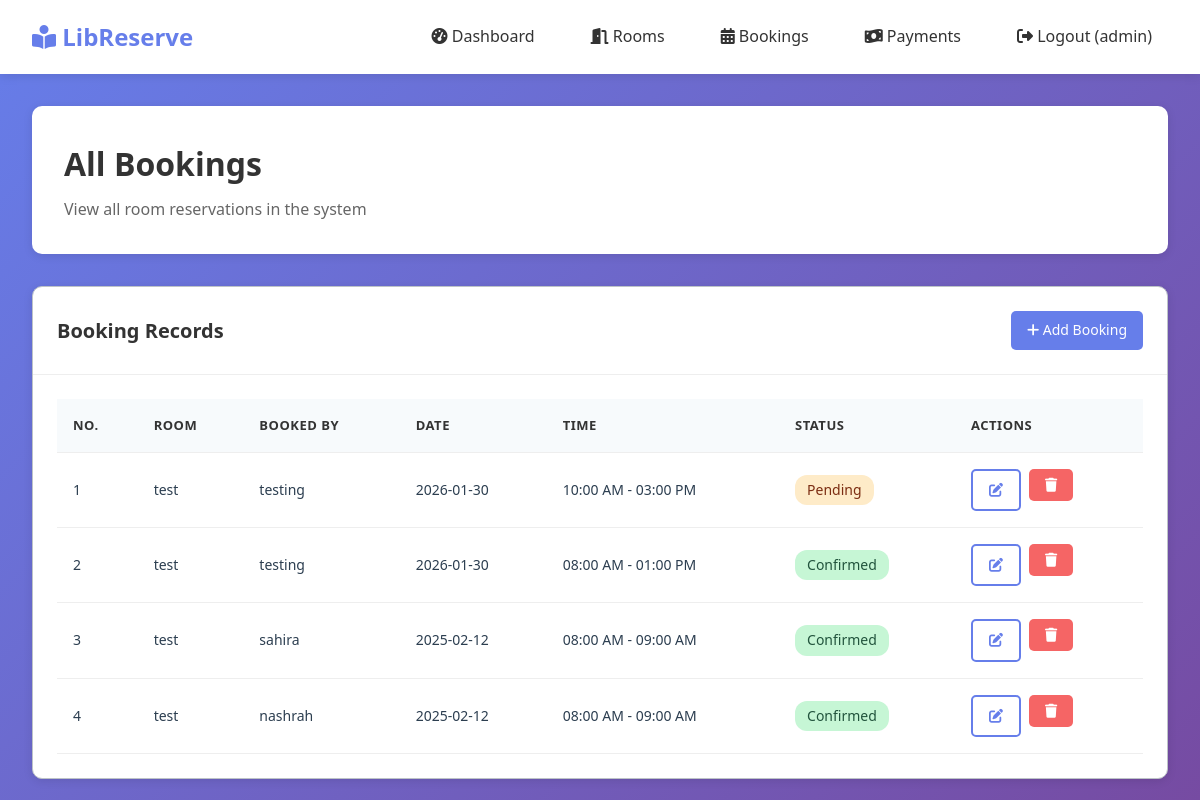
Screenshot of /admin/bookings (signed in) with the database file from the repository.
### tables this page shows
CREATE TABLE reservations(
        id INTEGER PRIMARY KEY AUTOINCREMENT,
        user_id INTEGER,
        room_id INTEGER,
        date TEXT,
        start_time TEXT,
        end_time TEXT,
        num_people INTEGER,
        status TEXT DEFAULT 'Active'

    , created_at TEXT, updated_at TEXT);

CREATE TABLE rooms(
        id INTEGER PRIMARY KEY AUTOINCREMENT,
        room_name TEXT,
        capacity INTEGER
    , price_per_hour REAL DEFAULT 0.0, status TEXT DEFAULT 'available', created_at TEXT, updated_at TEXT);

CREATE TABLE users(
        id INTEGER PRIMARY KEY AUTOINCREMENT,
        name TEXT,
        student_id TEXT,
        faculty TEXT,
        username TEXT UNIQUE,
        password TEXT,
        role TEXT
    , email TEXT, created_at TEXT, updated_at TEXT);

### app.py (the view)
@app.route('/admin/bookings')
def admin_bookings():
    if 'user_id' not in session or session.get('role') not in ['admin', 'librarian']:
        return redirect(url_for('login'))
    conn = connect_db()
    cur = conn.cursor()
    cur.execute("""
        SELECT r.*, u.name, u.student_id, rm.room_name
        FROM reservations r
        JOIN users u ON r.user_id = u.id
        JOIN rooms rm ON r.room_id = rm.id
        ORDER BY r.date DESC, r.start_time DESC
    """)
    bookings = cur.fetchall()
    conn.close()
    return render_template('admin/bookings.html', bookings=bookings)

### app.py (called while the page is built)
def connect_db():
    conn = sqlite3.connect(DB)
    conn.row_factory = sqlite3.Row
    return conn

### templates/admin/bookings.html (shortened to what this page needs)
{% extends 'base.html' %}
{% block content %}
<div class="page-header">
    <h1 class="page-title">All Bookings</h1>
    <p class="page-subtitle">View all room reservations in the system</p>
</div>
<div class="card">
    <div class="card-header">
        <h3 class="card-title">Booking Records</h3>
        <a href="{{ url_for('admin_add_booking') }}" class="btn btn-primary btn-sm">
            <i class="fas fa-plus"></i> Add Booking
        </a>
    </div>
    <div class="card-body">
        {% if bookings %}
        <div class="table-container">
            <table>
                <thead>
                    <tr>
                        <th>No.</th>
                        <th>Room</th>
                        <th>Booked By</th>
                        <th>Date</th>
                        <th>Time</th>
                        <th>Status</th>
                        <th>Actions</th>
                    </tr>
                </thead>
                <tbody>
                    {% for booking in bookings %}
                    <tr>
                        <td>{{ loop.index }}</td>
                        <td>{{ booking.room_name }}</td>
                        <td>{{ booking.name }}</td>
                        <td>{{ booking.date }}</td>
                        <td>{{ booking.start_time }} - {{ booking.end_time }}</td>
                        <td>
                            {% if booking.status == 'Confirmed' %}
                            <span class="badge badge-success">Confirmed</span>
                            {% elif booking.status == 'Pending' %}
                            <span class="badge badge-warning">Pending</span>
                            {% elif booking.status == 'Cancelled' %}
                            <span class="badge badge-danger">Cancelled</span>
                            {% else %}
                            <span class="badge badge-info">{{ booking.status }}</span>
                            {% endif %}
                        </td>
                        <td>
                            <div class="action-btns">
                                <a href="{{ url_for('admin_edit_booking', booking_id=booking['id']) }}"
                                    class="btn btn-outline btn-sm">
                                    <i class="fas fa-edit"></i>
                                </a>
                                <form action="{{ url_for('admin_delete_booking', booking_id=booking['id']) }}"
                                    method="POST"
                                    onsubmit="return confirm('Are you sure you want to delete this booking?');"
                                    style="display:inline;">
                                    <button type="submit" class="btn btn-danger btn-sm">
                                        <i class="fas fa-trash"></i>
                                    </button>
                                </form>
                            </div>
                        </td>
                    </tr>
                    {% endfor %}
                </tbody>
            </table>
        </div>
        {% else %}
        <div class="empty-state">
            <i class="fas fa-calendar-times"></i>
            <h3>No Bookings Found</h3>
            <p>There are no reservations in the system yet.</p>
        </div>
        {% endif %}
    </div>
</div>
{% endblock %}

### static/css/style.css (style rules this page uses)
* { margin: 0; padding: 0; box-sizing: border-box; }
:root { --navy: #2C3E50; --navy-dark: #1a252f; --navy-light: #34495E; --light-grey: #ECF0F1; --grey: #BDC3C7; --dark-grey: #7F8C8D; --success-green: #27AE60; --success-dark: #1E8449; --error-red: #E74C3C; --warning-orange: #F39C12; --white: #FFFFFF; }
body { font-family: 'Segoe UI', 'Roboto', 'Helvetica Neue', Arial, sans-serif; background-color: var(--light-grey); color: var(--navy); line-height: 1.6; }
.page-header { margin-bottom: 24px; }
.page-title { font-size: 24px; font-weight: 600; color: var(--navy); margin-bottom: 4px; }
.page-subtitle { font-size: 14px; color: var(--dark-grey); }
.card { background-color: var(--white); border: 1px solid var(--grey); border-radius: 4px; margin-bottom: 20px; }
.card-header { padding: 16px 20px; border-bottom: 1px solid var(--grey); display: flex; justify-content: space-between; align-items: center; }
.card-title { font-size: 16px; font-weight: 600; color: var(--navy); }
.card-body { padding: 20px; }
.table-container { overflow-x: auto; }
table { width: 100%; border-collapse: collapse; }
th, td { padding: 12px 16px; text-align: left; border-bottom: 1px solid var(--grey); }
th { background-color: var(--light-grey); font-weight: 600; font-size: 13px; text-transform: uppercase; letter-spacing: 0.5px; color: var(--navy); }
td { font-size: 14px; }
.btn { display: inline-flex; align-items: center; gap: 8px; padding: 10px 16px; font-size: 14px; font-weight: 500; text-decoration: none; border: 1px solid transparent; border-radius: 4px; cursor: pointer; transition: all 0.2s ease; }
.btn-primary { background-color: var(--navy); color: var(--white); border-color: var(--navy); }
.btn-danger { background-color: var(--error-red); color: var(--white); border-color: var(--error-red); }
.btn-outline { background-color: transparent; color: var(--navy); border-color: var(--grey); }
.btn-sm { padding: 6px 12px; font-size: 13px; }
.action-btns { display: flex; gap: 8px; }
.badge { display: inline-block; padding: 4px 10px; font-size: 12px; font-weight: 500; border-radius: 4px; }
.badge-success { background-color: #d4edda; color: #155724; }
.badge-warning { background-color: #fff3cd; color: #856404; }

### templates/base.html (style rules this page uses)
* { margin: 0; padding: 0; box-sizing: border-box; }
body { font-family: 'Segoe UI', Tahoma, Geneva, Verdana, sans-serif; background: linear-gradient(135deg, #667eea 0%, #764ba2 100%); min-height: 100vh; }
.page-header { background: white; padding: 2rem; border-radius: 10px; margin-bottom: 2rem; box-shadow: 0 2px 10px rgba(0, 0, 0, 0.1); }
.page-title { font-size: 2rem; color: #333; margin-bottom: 0.5rem; }
.page-subtitle { color: #666; font-size: 1rem; }
.card { background: white; border-radius: 10px; box-shadow: 0 2px 10px rgba(0, 0, 0, 0.1); margin-bottom: 2rem; overflow: hidden; }
.card-header { padding: 1.5rem; border-bottom: 1px solid #eee; display: flex; justify-content: space-between; align-items: center; }
.card-title { font-size: 1.25rem; color: #333; }
.card-body { padding: 1.5rem; }
.btn { padding: 0.75rem 1.5rem; border: none; border-radius: 5px; cursor: pointer; text-decoration: none; display: inline-block; font-size: 1rem; transition: all 0.3s; }
.btn-primary { background: #667eea; color: white; }
.btn-danger { background: #f56565; color: white; }
.btn-outline { background: transparent; border: 2px solid #667eea; color: #667eea; }
.btn-sm { padding: 0.5rem 1rem; font-size: 0.875rem; }
.table-container { overflow-x: auto; }
table { width: 100%; border-collapse: collapse; }
table th, table td { padding: 1rem; text-align: left; border-bottom: 1px solid #eee; }
table th { background: #f7fafc; font-weight: 600; color: #333; }
.badge { padding: 0.25rem 0.75rem; border-radius: 12px; font-size: 0.875rem; font-weight: 500; }
.badge-success { background: #c6f6d5; color: #22543d; }
.badge-warning { background: #feebc8; color: #7c2d12; }

### rows the page displays
reservations: room_name "test", name "testing", date "2026-01-30", start_time "10:00 AM", end_time "03:00 PM", status "Pending"
reservations: room_name "test", name "testing", date "2026-01-30", start_time "08:00 AM", end_time "01:00 PM", status "Confirmed"
reservations: room_name "test", name "sahira", date "2025-02-12", start_time "08:00 AM", end_time "09:00 AM", status "Confirmed"
reservations: room_name "test", name "nashrah", date "2025-02-12", start_time "08:00 AM", end_time "09:00 AM", status "Confirmed"

### other values shown
{{ session.username }} "admin"
